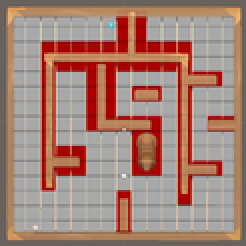
#> input picture FILTROSII/img/foto.png, 123 x 123 px, shrunk from 507 x 506 before the run (shown 2 times larger)
$ jupyter execute FILTROS-II.ipynb
#> lines starting #> are read from the running program, lines starting #| are printed output that depends on the picture; after the words box and inside, x2 and y2 are one past the last pixel; in counts of white or black regions, pixels touching at a corner belong together; long printed decimals are rounded
# FILTROS II

## Índice

[Enunciado](#Enunciado)

[Apartado a](#Apartado-a)

[Apartado b](#Apartado-b)

[Apartado c](#Apartado-c)

[Apartado d](#Apartado-d)

[Bibliografía](#Bibliografía)

## Enunciado

**a.** Comprueba la propiedad de "cascading" del filtro gaussiano.

**b.** Comprueba la propiedad de "separabilidad" del filtro gaussiano.

**c.** Implementa en Python dede cero (usando bucles) el algoritmo de convolución con una máscara general y compara su eficiencia con la versión de OpenCV.

**c.** Impleméntalo en C y haz un "wrapper" para utilizarlo desde Python (consulta al profesor).

**d)** Implementa el box filter con la imagen integral.

[cell 1]
# Librerías usadas
import numpy             as np
import cv2               as cv
import matplotlib.pyplot as plt
import scipy.signal      as signal
import time
import sklearn.metrics

## Apartado a

Para que se entienda de mejor forma qué es la propiedad cascading, se va a mostrar una imagen:

</img>

La propiedad cascading indica que si se aplican dos gaussianas, con desviaciones estandar $\sigma_1$ y $\sigma_2$, a una imagen esta tiene el mismo resultado que aplicarle una gaussiana con desviación estándar $\sqrt{\sigma_1^2 + \sigma_2^2}$

Se procede a mostrar su funcionamiento mediante un código en Python, el el que $\sigma_1 = 4$ y $\sigma_2 = 3$, por lo que $\sqrt{\sigma_1^2 + \sigma_2^2} = 5$:

[cell 2]
import math

# Se lee la imagen y se pasa a escala de grises
imagen = cv.imread('./img/foto.png')
#> imagen is the input picture: shape (123, 123, 3); mean B, G, R 116.8, 128.5, 164.9
imagen = cv.cvtColor(imagen, cv.COLOR_BGR2GRAY)
#> imagen: shape (123, 123)

# Se aplica a la imagen la gaussiana con sigma 4 y después con sigma 3
imagen_2_gaussianas = cv.GaussianBlur(imagen, (0,0), 4) # 4
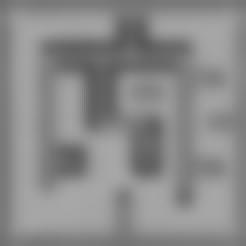
#> imagen_2_gaussianas: shape (123, 123) (shown 2 times larger); min 91, max 167, mean 138.5
imagen_2_gaussianas = cv.GaussianBlur(imagen_2_gaussianas, (0,0), 3) # 3

# Se aplica a la imagen la gaussiana con sigma 5 (raiz cuadrada(4^2 + 3^2) = 5)
imagen_1_gaussiana = cv.GaussianBlur(imagen, (0,0), 5)

# Se muestran las imágenes y el mse
print("mse: ", sklearn.metrics.mean_squared_error(imagen_1_gaussiana, imagen_2_gaussianas))
#| mse:  0.1391
plt.figure(figsize=(12,4))
plt.subplot(1,2,1); plt.imshow(imagen_2_gaussianas, cmap='gray'); plt.axis("off"); plt.title("2 gaussianas");
plt.subplot(1,2,2); plt.imshow(imagen_1_gaussiana, cmap='gray'); plt.axis("off"); plt.title("1 gaussiana");
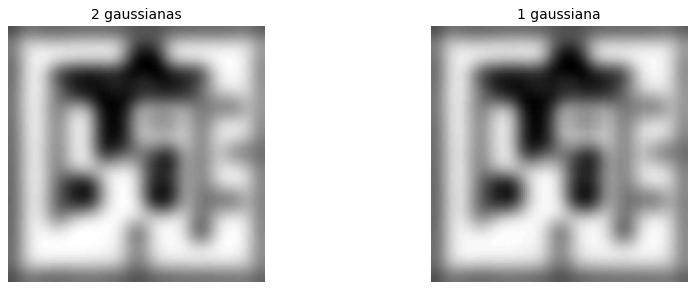
#> figure drawn by matplotlib, 2 panels

Como se puede observar,  el error cuadrático medio obtenido es 0.13614145052272142 porque las imágenes son muy similares. Esto se corresponde con lo dicho con anterioridad, ya que las imágenes aplicando dos gaussianas o la correspondiente a estas dos es prácticamente la misma.

## Apartado b

El filtro gaussiano sirve para suavizar una imagen. Este se puede aplicar mediante una máscara de 3x3, de forma que se suaviza tomando en cuenta los vecinos del píxel.

Sin embargo, este también se puede aplicar mediante dos máscaras, una de 3x1 y otra de 1x3, de forma que en primer lugar los píxeles se mezclan con sus vecinos en vertical, y después su resultado mezcla sus vecinos en horizontal (o viceversa). Esto es la propiedad de separabilidad, las máscaras en 2 dimensiones aplicadas a una imagen también se pueden aplicar usando dos máscaras de 1 dimensión a la imagen de forma consecutiva.

Se muestra de forma gráfica para que se entienda mejor. La siguiente máscara es una máscara 3x3 que aplica el filtro gaussiano (se multiplica por 1/16 porque la suma de los valores de la máscara es $1*4+2*4+4=16$):

\begin{equation}
\frac{1}{16}*\begin{pmatrix}
1 & 2 & 1\\
2 & 4 & 2\\
1 & 2 & 1
\end{pmatrix} = \begin{pmatrix}
\frac{1}{16} & \frac{1}{8} & \frac{1}{16}\\
\frac{1}{8} & \frac{1}{4} & \frac{1}{8}\\
\frac{1}{16} & \frac{1}{8} & \frac{1}{16}
\end{pmatrix}
\end{equation}

Si se aplican las siguientes máscaras sobre la imagen, se genera el mismo resultado (se multiplica por $1/4$ por la misma razón que antes se multiplicaba por $1/16$, y es que los valores de las máscaras son $1*2+2=4$):

\begin{equation}
\frac{1}{4}*\begin{pmatrix}
1\\
2\\
1
\end{pmatrix} = \begin{pmatrix}
\frac{1}{4}\\
\frac{1}{2}\\
\frac{1}{4}
\end{pmatrix}\end{equation}

\begin{equation}
\frac{1}{4}*\begin{pmatrix}
1 & 2 & 1
\end{pmatrix} = \begin{pmatrix}
\frac{1}{4} & \frac{1}{2} & \frac{1}{4}
\end{pmatrix}
\end{equation}

Esto ocurre porque \begin{equation} \begin{pmatrix}
\frac{1}{4}\\
\frac{1}{2}\\
\frac{1}{4}
\end{pmatrix} * \begin{pmatrix}
\frac{1}{4} & \frac{1}{2} & \frac{1}{4}
\end{pmatrix} = \begin{pmatrix}
\frac{1}{16} & \frac{1}{8} & \frac{1}{16}\\
\frac{1}{8} & \frac{1}{4} & \frac{1}{8}\\
\frac{1}{16} & \frac{1}{8} & \frac{1}{16}
\end{pmatrix}
\end{equation}

Se aplica el filtro con la máscara de 3x3 y con las otras máscaras a 2 imágenes, y se comprueba el mse obtenido:

[cell 3]
# Se leen las imágenes y se pasan a escala de grises
imagenMonte = cv.imread('./img/monte.jpg')
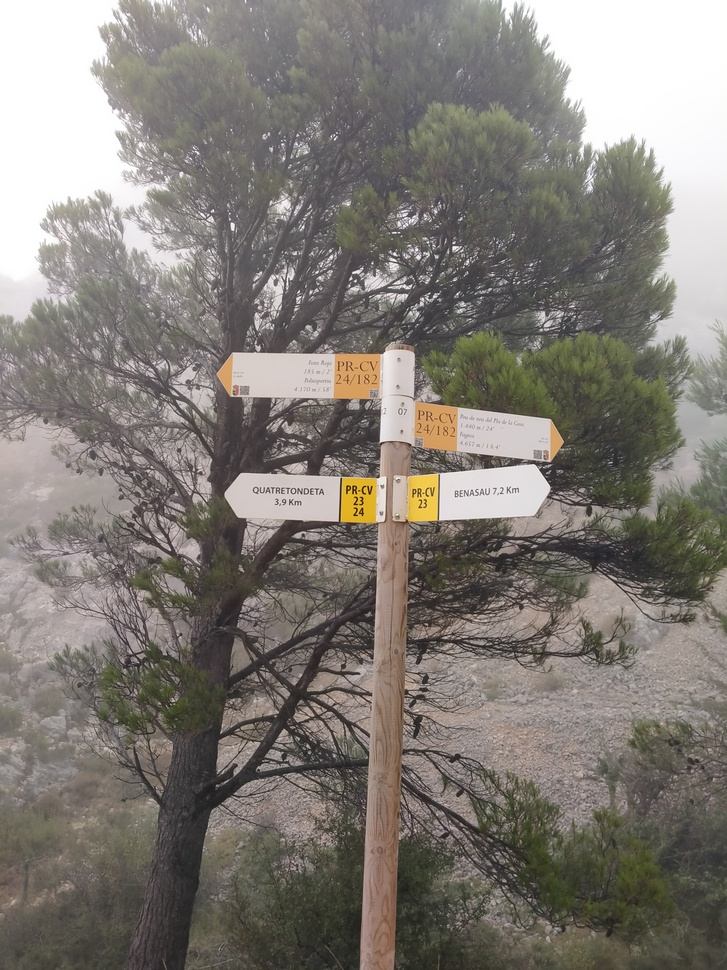
#> input picture FILTROSII/img/monte.jpg, 727 x 970 px, shrunk from 3000 x 4000 before the run
#> imagenMonte is the input picture: shape (970, 727, 3); mean B, G, R 117.7, 123.8, 128.9
imagenMonte = cv.cvtColor(imagenMonte, cv.COLOR_BGR2GRAY)
#> imagenMonte: shape (970, 727)
imagenJuego = cv.cvtColor(cv.imread('./img/foto.png'), cv.COLOR_BGR2GRAY)

# Se aplica la máscara 3x3
mascara3x3 = np.array([[1,2,1],[2,4,2],[1,2,1]])
mascara3x3 = mascara3x3/np.sum(mascara3x3)
imagen_3x3_monte = cv.filter2D(imagenMonte,-1,mascara3x3)
imagen_3x3_juego = cv.filter2D(imagenJuego,-1,mascara3x3)

# Se aplican las máscaras 3x1 y 1x3
mascara1 = np.array([[1],[2],[1]])
mascara1 = mascara1/np.sum(mascara1)
mascara2 = np.array([1,2,1])
mascara2 = mascara2/np.sum(mascara2)
imagen_2_mascaras_monte = cv.filter2D(cv.filter2D(imagenMonte, -1, mascara1),-1,mascara2)
imagen_2_mascaras_juego = cv.filter2D(cv.filter2D(imagenJuego, -1, mascara1),-1,mascara2)
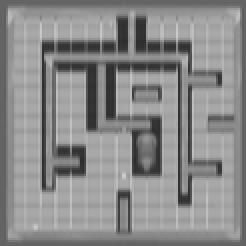
#> imagen_2_mascaras_juego: shape (123, 123) (shown 2 times larger); min 44, max 205, mean 138.1

# Se mira el mse
print("mse imágenes juego: ", sklearn.metrics.mean_squared_error(imagen_3x3_juego, imagen_2_mascaras_juego))
#| mse imágenes juego:  83.537
print("mse imágenes monte: ", sklearn.metrics.mean_squared_error(imagen_3x3_monte, imagen_2_mascaras_monte))
#| mse imágenes monte:  16.085

# Se dibujan las imágenes obtenidas
plt.figure(figsize=(12,4))
plt.subplot(1,4,1); plt.imshow(imagen_3x3_juego, cmap='gray'); plt.axis("off"); plt.title("3x3 juego");
plt.subplot(1,4,2); plt.imshow(imagen_2_mascaras_juego, cmap='gray'); plt.axis("off"); plt.title("2 máscaras juego");
plt.subplot(1,4,3); plt.imshow(imagen_3x3_monte, cmap='gray'); plt.axis("off"); plt.title("3x3 monte");
plt.subplot(1,4,4); plt.imshow(imagen_2_mascaras_monte, cmap='gray'); plt.axis("off"); plt.title("2 máscaras monte");

Como se ha podido observar, el mse obtenido es de 16.98 en las imágenes del juego y de 3.67 en las imágenes del monte. Por lo tanto, aplicar un filtro gaussiano (3x3) o este separado en 2 filtros (1x3 y 3x1), dan imágenes muy similares. El error obtenido, como se ha podido observar depende de la imagen escogida.

## Apartado c

En primer lugar, se implementa el algoritmo de convolución con una máscara general (array de numpy):

[cell 4]
def conv(img, array):
    H,W = img.shape
    resultado = img.copy()
    array_h, array_w = array.shape
    array_mitad_h = (array_h-1)//2
    array_mitad_w = (array_w-1)//2

    # Recorre todos los píxeles de la imagen
    for h in range(0,H-1):
        for w in range(0,W-1):
            # Por cada píxel
            pixel_resultante = 0
            # Recorre los vecinos del píxel (array)
            for vecino_h in range(-array_mitad_h,array_mitad_h+1):
                for vecino_w in range(-array_mitad_w,array_mitad_w+1):
                    # Posición del vecino en la imagen: [i, j]
                    i = vecino_h+h
                    j = vecino_w+w
                    # Si se ha salido de la imagen, se coge el píxel del borde de la imagen
                    if i < 0:
                        i = 0
                    elif i >= H:
                        i = H-1
                    if j < 0:
                        j = 0
                    elif j >= W:
                        j = W-1
                    # pixel_resultante += El valor del píxel vecino en la imagen por el valor que tiene ese vecino en la máscara
                    pixel_resultante +=  img[i,j]*array[vecino_h+array_mitad_h][vecino_w+array_mitad_w]
            resultado[h,w] = pixel_resultante
    return resultado

Se ha realizado el filtro dando por hecho que la imagen sólo tiene un valor por píxel (blanco y negro) para que la multiplicación de cada píxel por el valor que corresponda de la máscara se realice de forma sencilla. A su vez, también se ha dado por hecho que las filas y columnas del array de entrada (máscara) son impares.

Se realiza un bucle por todos los píxeles de la imagen, y se le asigna a cada píxel la suma de los valores de los vecinos (y del píxel en sí) por el valor de la posición de cada uno en el array de la máscara. Si un vecino no existe (píxel en el borde de la imagen), se coje el píxel más cercano a este.

Una vez implementado, se ejecuta con una imagen y una máscara. Se presenta la imagen original a la izquierda para que se vea el efecto del filtro.

Se ha utilizado un filtro de los [apuntes de la asignatura](https://github.com/albertoruiz/umucv) ya que se ha considerado interesante el efecto de este, al verse de forma rápida si el filtro realiza lo que debería.

[cell 5]
# Se lee la imagen y se pasa a escala de grises
imagen = cv.imread('./img/foto.png')
imagen = cv.cvtColor(imagen, cv.COLOR_BGR2GRAY)

# Se crea la máscara (ker) sacada de los apuntes de la asignatura
ker = np.zeros([11,11])
ker[0,0] = 1
ker[10,10] = 1
ker = ker/np.sum(ker)

# Se dibujan la imagen sin modificar en blanco y negro (izquierda), y la imagen pasada por el algoritmo de convolución (derecha)
plt.figure(figsize=(12,4))
plt.subplot(1,2,1); plt.imshow(imagen, cmap='gray'); plt.axis("off");
plt.subplot(1,2,2); plt.imshow(conv(imagen, ker), cmap='gray'); plt.axis("off")
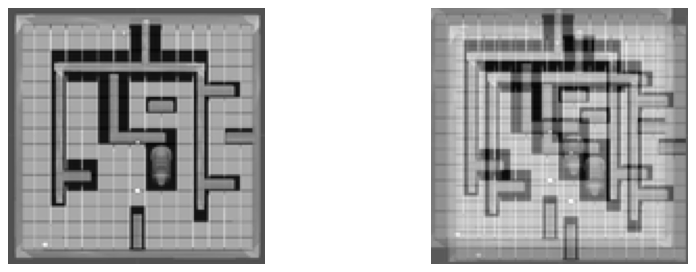
#> figure drawn by matplotlib, 2 panels

Se calcula el tiempo que tarda en ejecutarse el algoritmo de convolución con la imagen y la máscara anteriores, tanto con el algoritmo creado (conv) como con el ofrecido por OpenCV:

[cell 6]
inicio = time.time()
conv(imagen, ker)
#> after the loop in conv (call 2), `for h in range(0,H-1):`:
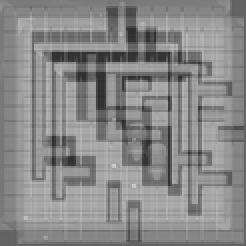
#> resultado: shape (123, 123) (shown 2 times larger); min 43, max 202, mean 136.2
fin = time.time()
print("Tiempo del algoritmo implementado = ", fin-inicio)

inicio = time.time()
cv.filter2D(imagen,-1,ker)
fin = time.time()
print("Tiempo del algoritmo de OpenCV = ", fin-inicio)

Considerando que el tiempo de ejecución puede variar según múltiples factores como el hardware, indico los tiempos que me indicó al ejecutar la versión implementada por mí y la de OpenCV para poder comentarlo.

Mi implementación tardó 35.3 segundos, en contraste de la versión de OpenCV que indicó 0.0.

Esto proporciona una idea de lo importante que son las librerías de código en la programación, dado que estas se encuentran muy optimizadas (sobre todo las populares).

# Apartado d

Para este apartado, me he basado en la explicación del siguiente vídeo de youtube https://www.youtube.com/watch?v=5ceT8O3k6os, que explica qué son las imágenes integrales de forma muy clara y concisa (5 minutos, 28 segundos).

Las **imágenes integrales** se calculan a partir de las imágenes. Cada píxel de la imagen integral tiene como valor la suma de todos los valores de los píxeles superiores (y misma fila) a la derecha (y misma columna) de este píxel en la imagen original.

De esta forma, se procede a hacer un método que calcule la imagen integral a partir de la imagen original (como en casos anteriores, se supone una imagen en escala de grises).

[cell 7]
def integral(imagen):
    integral = np.zeros_like(imagen, np.int64)
    H, W = imagen.shape
#> H = 123; W = 123
    # h=0
    integral[0,0] = imagen[0,0]
#> integral: shape (123, 123) int64; values 0 (black) and 99 (white), 0.01% white in thin lines or dots, all inside (x1, y1, x2, y2) = (0, 0, 1, 1)
    for w in range(1,W):
        integral[0,w] = integral[0,w-1] + imagen[0,w]
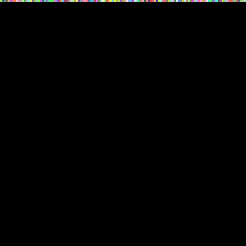
#> integral: shape (123, 123) int64 (shown 2 times larger); 124 distinct labels, from 0 to 12183; one colour per label, 0 black
    # w=0
    for h in range(1,H):
        integral[h,0] = integral[h-1,0] + imagen[h,0]
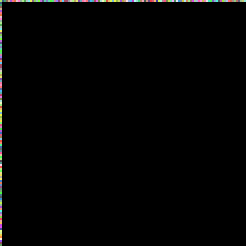
#> integral: shape (123, 123) int64 (shown 2 times larger); 187 distinct labels, from 0 to 12183; one colour per label, 0 black
    # h!=0 w!=0
    for h in range(1,H):
        for w in range(1, W):
            integral[h,w] = integral[h-1,w] + integral[h,w-1] - integral[h-1, w-1] + imagen[h,w]
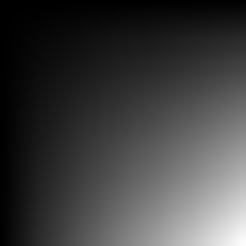
#> integral: shape (123, 123) int64 (shown 2 times larger); min 99, max 2088905, mean 519245.8; drawn with min black and max white
    return integral

Se ha seguido un método donde primero se calculan los píxeles con h=0 y con w=0, ya que estos son la suma de ese píxel en la imagen original más el anterior ya calculado en la fila/columna. Se enseña una imagen para mejor comprensión:

</img>

En la imagen integral, el valor del píxel 1 es el píxel 1 en la imagen original, el píxel 2 es la suma del 1 y 2 de la imagen original (píxel 2 en la original y 1 del integral), el píxel 3 es la suma del 1, 2 y 3 (es decir, la suma del píxel 2 en la integral y del 1 en la original), ...

A su vez, el valor del píxel 8 en la integral es el valor del pixel 1 y el 8 en la original, el valor del píxel 9 en la integral es el valor del píxel 9 en la original y del 8 en la integral, ...

Por esta razón se ha usado dos bucles para calcular estas primera fila/columna, sumando el píxel de la original y el anterior de la integral.

Posteriormente, se ha pasado al resto de la imagen. Para calcular estos píxeles se usa el valor de los píxeles de el de arriba, el de la izquierda, y el de arriba a la izquierda. Como se hace después de calcular la primera fila y columna, estos píxeles siempre van a existir en la imagen.

Se hace un dibujo para que se entienda mejor:

</img>

El valor del píxel amarillo en la imagen integral es la suma de todos los valores de los píxeles coloreados que aparecen, en la imagen original.

Para hacer esto, en primer lugar se hace un bucle de arriba a abajo y de izquierda a derecha, de modo que se tengan los píxeles de arriba y de la izquierda ya calculados en la imagen integral para calcular el siguiente píxel de esta imagen integral.

Dentro del bucle, para cada píxel (por ejemplo el que aparece en amarillo), se hace la suma del píxel de encima en la imagen integral (es la suma de los valores de los píxeles morados) y del píxel de la izquierda en la imagen integral (es la suma de los valores de los píxeles azules). Esto genera que los píxeles tanto morados como azules se hayan sumados dos veces, por lo que se resta el píxel de arriba a la izquierda en la imagen integral (es la suma de los píxeles en naranja, que como se ve también son los píxeles azules y morados que se han sumados dos veces).

Una vez obtenida la imagen integral, se debe de hacer el **filtro box** con la imagen integral. El filtro box puede tener un número variables de filas y columnas, por lo que se va a implementar de forma que se puedan indicar las filas y columnas de la imagen (deben ser ambas impares).

[cell 8]
# Se pasan como parámetro las filas, columnas, y la imagen integral
def filtroBox(imagen, filas, columnas):
    # Si el número de filas o columnas es par, devolver la imagen tal cual e indicar que el número de filas/columnas es par y esto no se puede
#> called with filas = 5, columnas = 5
    if filas%2 == 0 or columnas%2 == 0:
        print("filas%2 == 0 or columnas%2 == 0")
        return imagen
    imagenBox = np.zeros_like(imagen, np.uint8)
    H, W = imagen.shape
#> H = 123; W = 123
    for h in range(0, H):
        for w in range(0,W):
            fila_inicio = h+filas//2
            columna_inicio = w+columnas//2
            fila_fin = fila_inicio - filas
            columna_fin = columna_inicio - columnas
            # Si la fila o columna del inicio están fuera de la imagen
            if fila_inicio >= H:
                fila_inicio = H-1
            if columna_inicio >= W:
                columna_inicio = W-1
            # Si la fila o columna del fin están fuera de la imagen
            if fila_fin < 0:
                if columna_fin < 0:
                    imagenBox[h,w] = imagen[fila_inicio, columna_inicio]
                    imagenBox[h,w] = imagenBox[h,w]/((fila_inicio+1)*(columna_inicio+1))
                else:
                    imagenBox[h,w] = imagen[fila_inicio, columna_inicio] - imagen[fila_inicio, columna_fin]
                    imagenBox[h,w] = imagenBox[h,w]/((fila_inicio+1)*(columna_inicio-columna_fin))
            elif columna_fin < 0:
                imagenBox[h,w] = imagen[fila_inicio, columna_inicio] - imagen[fila_fin, columna_inicio]
                imagenBox[h,w] = imagenBox[h,w]/((fila_inicio-fila_fin)*(columna_inicio+1))
            else:
                imagenBox[h,w] = ((imagen[fila_inicio, columna_inicio] - imagen[fila_fin, columna_inicio] - imagen[fila_inicio, columna_fin] + imagen[fila_fin, columna_fin])/((fila_inicio-fila_fin)*(columna_inicio-columna_fin)))
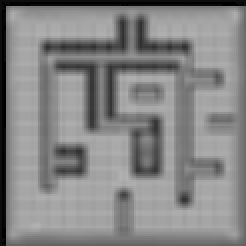
#> imagenBox: shape (123, 123) (shown 2 times larger); min 0, max 177, mean 133
    return imagenBox

Para mostrar lo que hace el código, se muestra una imagen para que se vea de forma más clara:

</img>

Para conseguir la suma de los valores alrededor del píxel amarillo (3 filas y 3 columnas), se debe obtener la suma de los valores que sólo tienen color azul (incluido el amarillo).

Para ello, con la imagen integral, se accede al píxel número 1 (suma de píxeles azules), y a su valor se le resta el valor del píxel 2 (suma de píxeles rosas) y del píxel 3 (suma de píxeles morados). De esta forma, se tiene que se han restado dos veces los valores que envuelve tanto el píxel 1 (azul) como el 2 (morado), por lo que se vuelven a sumar estos valores sumándole el píxel 4 (suma de valores en rojo, conincide con lo píxeles rosas y morados a la vez).

De esta forma, se han obtenido la suma de valores de los píxeles que sólo son azules. Esto es lo que se realiza en el código de *filtroBox*, y sus variables son:
- *fila_inicio*: La fila de la casilla 1
- *fila_fin*: La fila de la casilla 4
- *columna_inicio*: Columna de la casilla 1
- *columna_fin*: Columna de la casilla 4

Una vez obtenidos estos valores, se calcula el valor de cada píxel mediante la suma/resta de 4 valores. Esto se puede extender a distintos valores de filas y columnas, obteniendo siempre el píxel 1 como el de la esquina derecha-abajo del retángulo requerido, el píxel 4 como la esquina arriba-izquierda de las afueras del rectángulo, y los píxeles 2 y 3 se obtienen sabiendo las filas y columnas de los píxeles 1 y 4.

Sin embargo, se tienen las siguientes excepciones:
- fila_inicio >= H: Si la fila de inicio está fuera de la imagen, se guarda como fila_inicio la última fila, de forma que se tiene un rectángulo más pequeño al estar pegado a los bordes
- columna_inicio >= W: Si la columna de inicio está fuera de la imagen, se guarda como columna_inicio la última columna, y al igual que en el anterior caso, se tiene un rectángulo más pequeño al estar pegado a los bordes
- fila_fin < 0: Si la fila de fin está fuera de la imagen, ya no se resta el píxel 2 (no hay valores que restar). Por esa misma razón, tampoco se suma el píxel 4.
- columna_fin < 0: Si la columna de fin está fuera de la imagen, ya no se resta el píxel 3 (no hay valores que restar). Por esa misma razón, tampoco se suma el píxel 4.
- fila_fin < 0 y columna_fin < 0: Simplemente se accede al valor del píxel 1

Una vez sumado, se tiene que dividir por el número de píxeles. No es filas\*columnas por haber píxeles cuyo rectángulo es más pequeño por estar en los bordes, por lo que es:
- vertical del rectángulo: El número de píxeles en vertical del rectángulo dependen de la fila de fin:
    - fila_fin < 0: Entonces, el tamaño (celdas) en vertical del rectángulo es el valor de la fila de inicio (+1 por empezar a contar en 0)
    - fila_fin >= 0: Entonces, el tamaño es la fila de inicio menos la fila de fin
- horizontal del rectángulo: El número de píxeles en horizontal del rectángulo dependen de la columna de fin:
    - columna_fin < 0: Ocurre lo mismo que con las filas. El tamaño en horizontal del rectángulo de celdas es el valor de la columna de inicio +1 (tambien se empieza a contar en 0).
    - columna_fin >= 0: Entonces, el tamaño es la columna de inicio menos la de fin

Es importante recordar que la fila y columna de inicio se modificó para que estuviera dentro de la imagen.

Una vez implementado el filtro box, se **muestra la imagen original y la pasada por el filtro** box (se hace con filas=5 y columnas=5, pero se puede modificar cambiando la línea en la que se aplica el filtro *filtroBox(integralImagen, 5,5)* modificando los dos últimos valores).

[cell 9]
# Se lee la imagen y se pasa a escala de grises
imagen = cv.imread('./img/foto.png')
imagen = cv.cvtColor(imagen, cv.COLOR_BGR2GRAY)
# Se obtiene la imagen integral y, se usa para obtener la imagen con el filtro de Box
integralImagen = integral(imagen)
filteredImagen = filtroBox(integralImagen, 5,5)

# Se dibujan la imagen sin modificar en blanco y negro (izquierda), y la imagen con el filtro box aplicado (derecha)
plt.figure(figsize=(12,4))
plt.subplot(1,2,1); plt.imshow(imagen, cmap='gray'); plt.axis("off");
plt.subplot(1,2,2); plt.imshow(filteredImagen, cmap='gray'); plt.axis("off")

Por último, para **comprobar** que el filtro box **funciona de forma correcta**, se comprueba que la imagen original y la pasada por el filtro box con tamaño de fila y de columna 1 son iguales.

Deben ser iguales porque el filtro box aplicado a una imagen da como valor en cada píxel la media de él y sus vecinos de la imagen original, y si se escoje 1 sola fila y columna, sólo se tiene en cuenta el pixel. Por ello, los valores de cada píxel en la imagen original y en la imagen a la que se aplicó el filtro box deben ser iguales.

[cell 10]
imagen = cv.imread('./img/foto.png')
imagen = cv.cvtColor(imagen, cv.COLOR_BGR2GRAY)
integralImagen = integral(imagen)
filteredImagen = filtroBox(integralImagen, 1,1)
np.equal(imagen,filteredImagen).all()
#> Out = True
